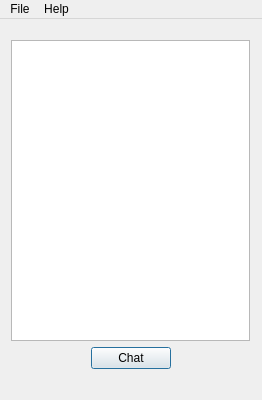
<?xml version="1.0" encoding="UTF-8"?>
<ui version="4.0">
 <class>MainWindow</class>
 <widget class="QMainWindow" name="MainWindow">
  <property name="geometry">
   <rect>
    <x>0</x>
    <y>0</y>
    <width>262</width>
    <height>400</height>
   </rect>
  </property>
  <property name="sizePolicy">
   <sizepolicy hsizetype="Preferred" vsizetype="Preferred">
    <horstretch>0</horstretch>
    <verstretch>0</verstretch>
   </sizepolicy>
  </property>
  <property name="minimumSize">
   <size>
    <width>262</width>
    <height>400</height>
   </size>
  </property>
  <property name="maximumSize">
   <size>
    <width>262</width>
    <height>400</height>
   </size>
  </property>
  <property name="contextMenuPolicy">
   <enum>Qt::NoContextMenu</enum>
  </property>
  <property name="windowTitle">
   <string>Communicator</string>
  </property>
  <property name="windowIcon">
   <iconset resource="resources.qrc">
    <normaloff>:/icons/chat2.ico</normaloff>:/icons/chat2.ico</iconset>
  </property>
  <property name="unifiedTitleAndToolBarOnMac">
   <bool>true</bool>
  </property>
  <widget class="QWidget" name="centralWidget">
   <widget class="QWidget" name="verticalLayoutWidget">
    <property name="geometry">
     <rect>
      <x>0</x>
      <y>10</y>
      <width>261</width>
      <height>351</height>
     </rect>
    </property>
    <layout class="QVBoxLayout" name="verticalLayout">
     <item>
      <widget class="QListWidget" name="listUsers"/>
     </item>
     <item>
      <layout class="QHBoxLayout" name="horizontalLayout">
       <item>
        <spacer name="horizontalSpacer">
         <property name="orientation">
          <enum>Qt::Horizontal</enum>
         </property>
         <property name="sizeHint" stdset="0">
          <size>
           <width>40</width>
           <height>20</height>
          </size>
         </property>
        </spacer>
       </item>
       <item>
        <widget class="QPushButton" name="btnStartChat">
         <property name="text">
          <string>Chat</string>
         </property>
         <property name="icon">
          <iconset resource="resources.qrc">
           <normaloff>:/icons/chat2.ico</normaloff>:/icons/chat2.ico</iconset>
         </property>
         <property name="autoDefault">
          <bool>true</bool>
         </property>
         <property name="default">
          <bool>true</bool>
         </property>
         <property name="flat">
          <bool>false</bool>
         </property>
        </widget>
       </item>
       <item>
        <spacer name="horizontalSpacer_2">
         <property name="orientation">
          <enum>Qt::Horizontal</enum>
         </property>
         <property name="sizeHint" stdset="0">
          <size>
           <width>40</width>
           <height>20</height>
          </size>
         </property>
        </spacer>
       </item>
      </layout>
     </item>
    </layout>
   </widget>
   <widget class="QLabel" name="lblStatus">
    <property name="geometry">
     <rect>
      <x>10</x>
      <y>360</y>
      <width>241</width>
      <height>20</height>
     </rect>
    </property>
    <property name="text">
     <string/>
    </property>
   </widget>
  </widget>
  <widget class="QMenuBar" name="menuBar">
   <property name="geometry">
    <rect>
     <x>0</x>
     <y>0</y>
     <width>262</width>
     <height>22</height>
    </rect>
   </property>
   <widget class="QMenu" name="menuFile">
    <property name="title">
     <string>File</string>
    </property>
    <addaction name="actionConnect"/>
    <addaction name="actionDisconnect"/>
    <addaction name="actionExit"/>
   </widget>
   <widget class="QMenu" name="menuHelp">
    <property name="title">
     <string>Help</string>
    </property>
    <addaction name="actionAbout"/>
   </widget>
   <addaction name="menuFile"/>
   <addaction name="menuHelp"/>
  </widget>
  <action name="actionExit">
   <property name="icon">
    <iconset resource="resources.qrc">
     <normaloff>:/icons/exit.ico</normaloff>:/icons/exit.ico</iconset>
   </property>
   <property name="text">
    <string>Exit</string>
   </property>
  </action>
  <action name="actionAbout">
   <property name="icon">
    <iconset resource="resources.qrc">
     <normaloff>:/icons/about.ico</normaloff>:/icons/about.ico</iconset>
   </property>
   <property name="text">
    <string>About...</string>
   </property>
  </action>
  <action name="actionConnect">
   <property name="icon">
    <iconset resource="resources.qrc">
     <normaloff>:/icons/connect.ico</normaloff>:/icons/connect.ico</iconset>
   </property>
   <property name="text">
    <string>Connect</string>
   </property>
  </action>
  <action name="actionDisconnect">
   <property name="icon">
    <iconset resource="resources.qrc">
     <normaloff>:/icons/disconnect.ico</normaloff>:/icons/disconnect.ico</iconset>
   </property>
   <property name="text">
    <string>Disconnect</string>
   </property>
  </action>
 </widget>
 <layoutdefault spacing="6" margin="11"/>
 <resources>
  <include location="resources.qrc"/>
 </resources>
 <connections/>
</ui>
